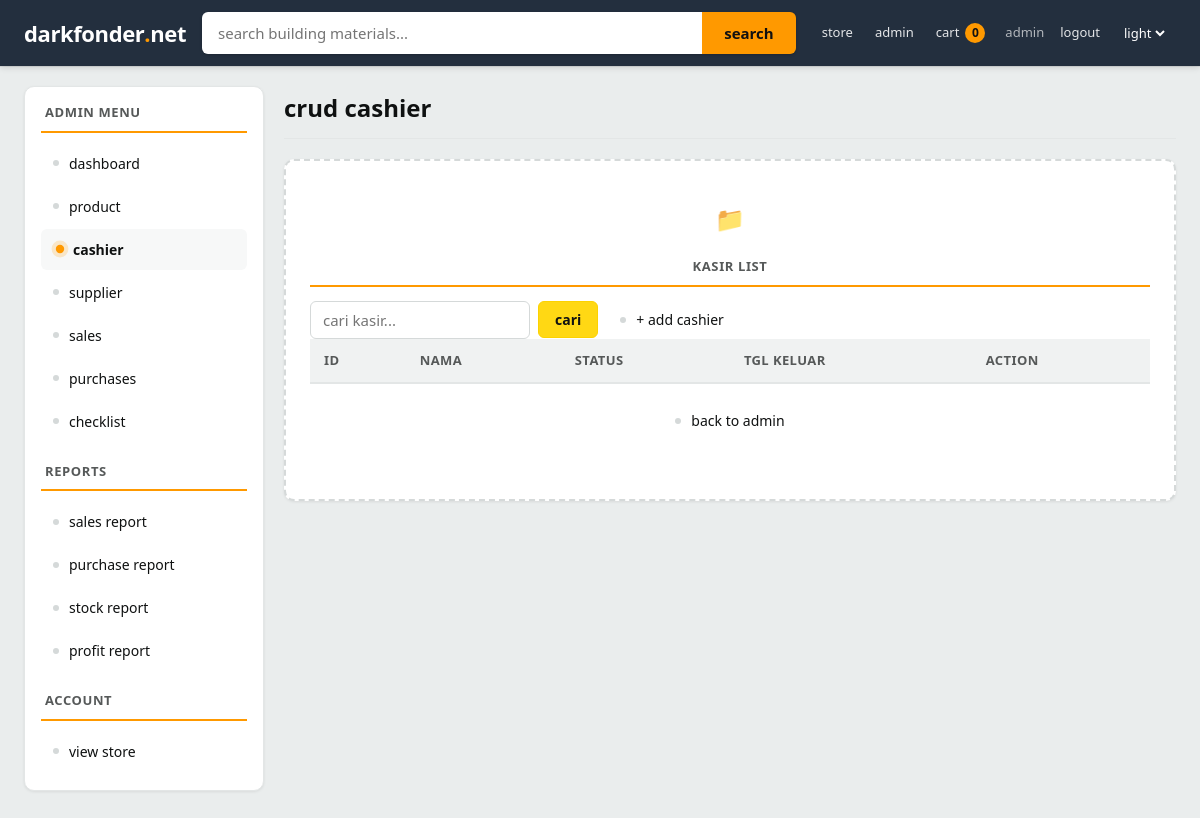
The page /admin/cashier/cashier.php (signed in) on the database as committed earlier.
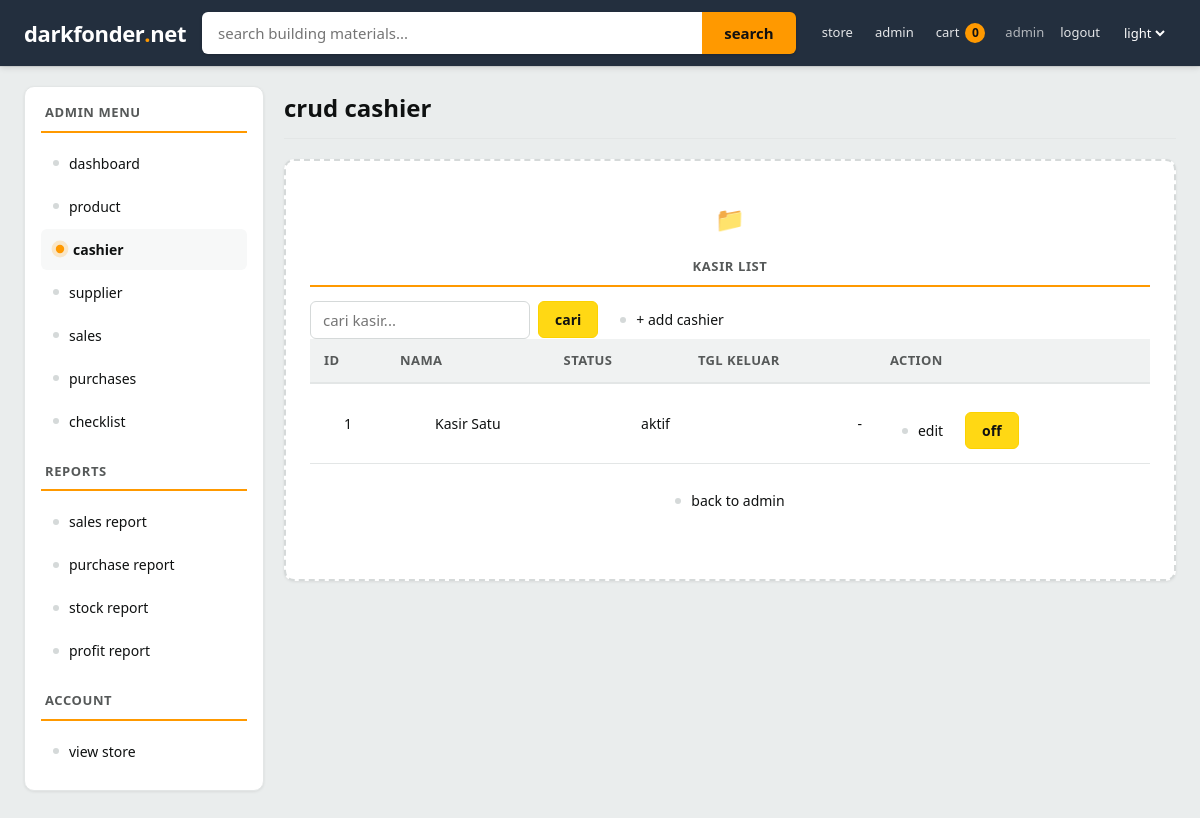
The same page on the database as committed later.
### tables this page shows
CREATE TABLE IF NOT EXISTS kasir (
    id_kasir INT AUTO_INCREMENT PRIMARY KEY,
    nama_kasir VARCHAR(50) UNIQUE NOT NULL,
    status ENUM('aktif','nonaktif') DEFAULT 'aktif',
    tanggal_keluar DATE DEFAULT NULL
);

### admin/cashier/cashier.php (the view, shortened to what this page needs)
<?php
require_once __DIR__ . '/../../config/database.php';
$cari = trim($_GET['cari'] ?? '');
if ($cari !== '') {
    $stmt = mysqli_prepare($koneksi, 'SELECT id_kasir, nama_kasir, status, tanggal_keluar FROM kasir WHERE nama_kasir LIKE CONCAT("%", ?, "%") ORDER BY id_kasir');
    if ($stmt) {
        mysqli_stmt_bind_param($stmt, 's', $cari);
        mysqli_stmt_execute($stmt);
        $result = mysqli_stmt_get_result($stmt);
    } else {
        $result = mysqli_query($koneksi, 'SELECT id_kasir, nama_kasir, status, tanggal_keluar FROM kasir ORDER BY id_kasir');
    }
} else {
    $result = mysqli_query($koneksi, 'SELECT id_kasir, nama_kasir, status, tanggal_keluar FROM kasir ORDER BY id_kasir');
}
?>
<!DOCTYPE html>
<html lang="en">
<head>
    <link rel="stylesheet" href="../../assets/style.css?v=3">
</head>
<body class="marketpage themelight">
    <?php require __DIR__ . '/../../partials/topbar.php'; ?>
    <div class="layout">
        <?php require __DIR__ . '/../../partials/sidebaradmin.php'; ?>
        <div class="content">
            <div class="heading">crud cashier</div>
            <div class="emptybox">
                <div class="sidetitle">kasir list</div>
                <div class="actionrow">
                    <form method="get" action="cashier.php" class="form" style="margin:0">
                        <input type="text" name="cari" class="forminput" placeholder="cari kasir..." value="<?= htmlspecialchars($cari) ?>">
                        <button type="submit" class="enterbtn">cari</button>
                    </form>
                    <a href="newcashier.php" class="sidelink">+ add cashier</a>
                </div>
                <table class="carttable">
                    <tr class="cartheader">
                        <th class="cartcell">id</th>
                        <th class="cartcell">nama</th>
                        <th class="cartcell">status</th>
                        <th class="cartcell">tgl keluar</th>
                        <th class="cartcell">action</th>
                    </tr>
                    <?php while ($k = mysqli_fetch_assoc($result)): ?>
                    <tr class="cartrow">
                        <td class="cartcell"><?= (int) $k['id_kasir'] ?></td>
                        <td class="cartcell"><?= htmlspecialchars($k['nama_kasir']) ?></td>
                        <td class="cartcell"><?= htmlspecialchars($k['status']) ?></td>
                        <td class="cartcell"><?= htmlspecialchars($k['tanggal_keluar'] ?? '-') ?></td>
                        <td class="cartcell">
                            <div class="actionrow">
                                <a href="editcashier.php?id_kasir=<?= (int) $k['id_kasir'] ?>" class="sidelink">edit</a>
                                <form method="post" action="offcashier.php" style="display:inline" onsubmit="return confirmoff();">
                                    <button type="submit" class="enterbtn">off</button>
                                </form>
                            </div>
                        </td>
                    </tr>
                    <?php endwhile; ?>
                </table>
                <div class="backlink"><a href="../admin.php" class="sidelink">back to admin</a></div>
            </div>
        </div>
    </div>
</body>
</html>

Rows that differ between the two databases and show on the page:
added kasir: id_kasir "1", nama_kasir "Kasir Satu", status "aktif", tanggal_keluar "-"
